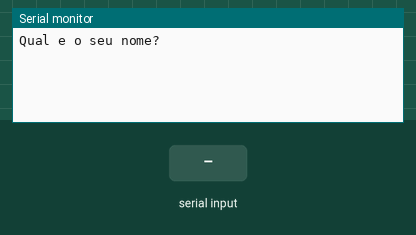
This sketch was run on a simulated Arduino Uno, built with avr-gcc and run on an emulated ATmega328P. Parts: the last lines printed to the serial monitor. The inputs (shaded band) are chosen by the test bench.

Above: at 1.2 s.
1.3 s: "90,45\n" received over Serial
At 3.4 s:
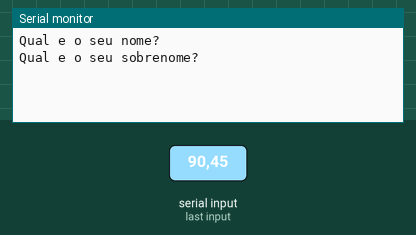
3.8 s: "30,150\n" received over Serial
At 5.3 s:
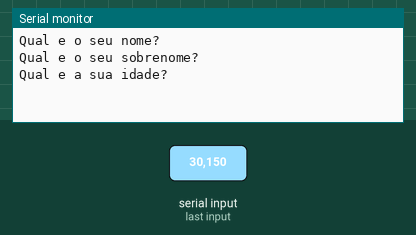
6.3 s: "5\n" received over Serial
At 8.2 s:
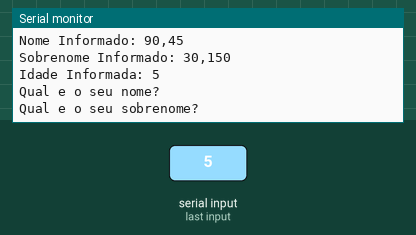

Measured:
- after the input at 1.3 s, the serial monitor: prints a new line after 1.0 s (image 1)
- after the input at 3.8 s, the serial monitor: prints a new line after 1.0 s (image 2)
- after the input at 6.3 s, the serial monitor: prints a new line at once (image 3)

The sketch:

pegar_dados_da_serial1.ino
```cpp
// C++ code
//Variaveis
String nome = "";
String sobrenome = "";
int idade = 0;

void setup()
{
  Serial.begin(9600);
}

void loop()
{
  //pedir os dados para o usuario
  //nome
  Serial.println("Qual e o seu nome?");//mostra uma mensagem na tela (via serial)
  while( ! Serial.available() );// espera o usuario digitar
  nome = Serial.readString();//guarda o texto que o usuario digitou na variavel nome

    Serial.println("Qual e o seu sobrenome?");//mostra uma mensagem na tela (via serial)
  while( ! Serial.available() );// espera o usuario digitar
  sobrenome = Serial.readString();//guarda o texto que o usuario digitou na variavel nome

   Serial.println("Qual e a sua idade?");//mostra uma mensagem na tela (via serial)
  while( ! Serial.available() );// espera o usuario digitar
  idade = Serial.parseInt();//converte o texto que o usuario digitou para inteiro, antes de guardar na variavel

  //exibir os dados na serial
  Serial.println("Nome Informado: " + nome);
  Serial.println("Sobrenome Informado: " + sobrenome);
  Serial.println("Idade Informada: " + String(idade));
  Serial.println();//escreve uma linha vazia
}
```
